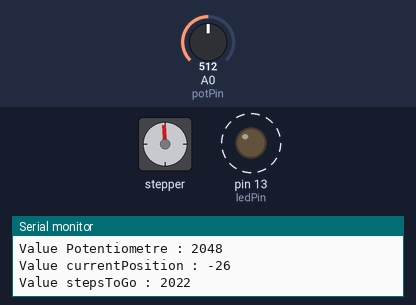
A sketch run on a simulated Arduino Uno, built with avr-gcc and run on an emulated ATmega328P. Shown: stepper motor, output pins drawn as LEDs (lit = HIGH), the last lines printed to the serial monitor. Dashed ring = blinking. The test bench sets the inputs (shaded band); at power-on: A0 (potPin) = 512. Stepper angles assume 4096 steps per turn.

Above: at 1.2 s.
1.3 s: A0 (potPin) set to 259
4.3 s: A0 (potPin) set to 235
At 9.06 s:
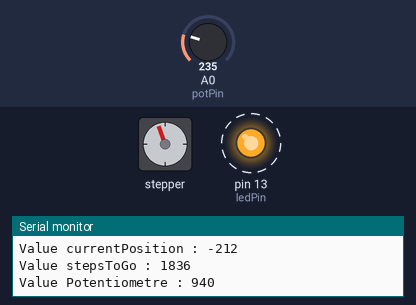
At 18.62 s:
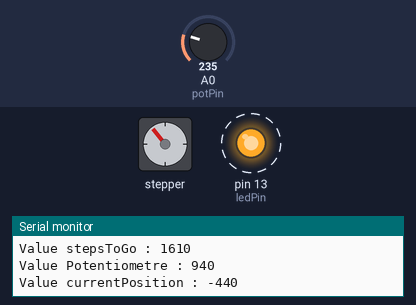
Timing chart, 0 to 20.7 s (numbered marks = the images above; inputs shaded):
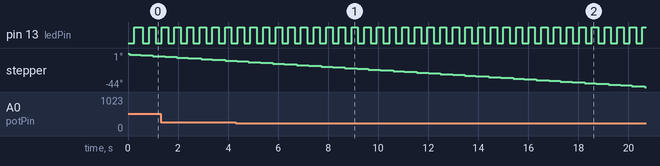

Measured:
- the behaviour switches between 250 and 249 on A0 (potPin) (found by bisection; images 0 and 1)
- by itself, pin 13 (ledPin): alternates HIGH for 0.25 s and LOW for 0.25 s

The sketch:

simpleThread.ino
```cpp
#include <Thread.h>
#include <ThreadController.h>
#include <Unistep2.h>

int ledPin = 13;
int potPin = 0;
int potValue = 0;
int potValueMap = 0;
int cycle = 0;
static bool clock = true;

// Define some steppers and the pins they will use
Unistep2 stepperX(8, 9, 10, 11, 4096, 900);

// ThreadController that will controll all threads
ThreadController controll = ThreadController();

//My Thread
Thread myThread = Thread();
//His Thread
Thread hisThread = Thread();
//Blink Led Thread
Thread blinkLedThread = Thread();
//ThreadController, that will be added to controll
ThreadController groupOfThreads = ThreadController();

// callback for myThread
void niceCallback(){

	if (clock == true){
		cycle = potValueMap;
	}
	else {
		cycle = -potValueMap;
	}

	//Serial.print("COOL! I'm running on: ");
	//Serial.println(millis());
	stepperX.run();
	Serial.print("Value currentPosition : ");
	Serial.println(stepperX.currentPosition());
	Serial.print("Value stepsToGo : ");
	Serial.println(stepperX.stepsToGo());

 	if ( stepperX.stepsToGo() == 0 ){
    	stepperX.move(cycle);
		clock = !clock;
  	}

}
// callback for hisThread
void boringCallback(){
	stepperX.run();
    potValue = analogRead(potPin);
    potValueMap = map(potValue,0,1024,0,4096);
	Serial.print("Value Potentiometre : ");
    Serial.println(potValueMap);


}

// callback for blinkLedThread
void blinkLed(){
	stepperX.run();
	static bool ledStatus = false;
	ledStatus = !ledStatus;
	digitalWrite(ledPin, ledStatus);

}

void setup(){
	Serial.begin(9600);

	pinMode(ledPin, OUTPUT);

	// Configure myThread
	myThread.onRun(niceCallback);
	myThread.setInterval(1);

	// Configure hisThread
	hisThread.onRun(boringCallback);
	hisThread.setInterval(1);

	// Configure blinkLedThread
	blinkLedThread.onRun(blinkLed);
	blinkLedThread.setInterval(250);

	// Adds myThread to the controll
	controll.add(&myThread);

	// Adds hisThread and blinkLedThread to groupOfThreads
	groupOfThreads.add(&hisThread);
	groupOfThreads.add(&blinkLedThread);

	// Add groupOfThreads to controll
	controll.add(&groupOfThreads);

}

void loop(){
	// run ThreadController
	// this will check every thread inside ThreadController,
	// if it should run. If yes, he will run it;
	controll.run();


}
```
